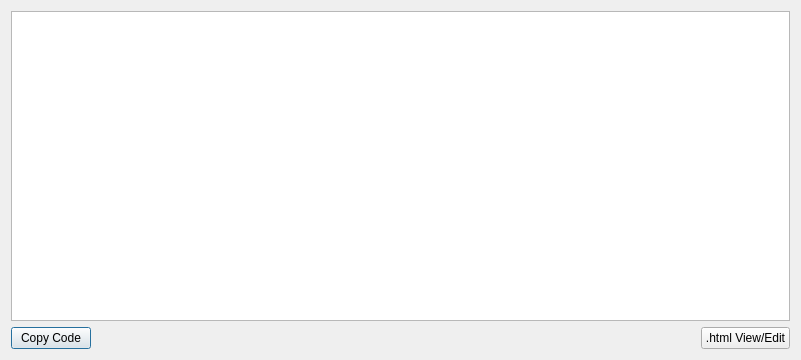
<?xml version="1.0" encoding="UTF-8"?>
<ui version="4.0">
 <class>PersistentHTTP</class>
 <widget class="QDialog" name="PersistentHTTP">
  <property name="geometry">
   <rect>
    <x>0</x>
    <y>0</y>
    <width>801</width>
    <height>360</height>
   </rect>
  </property>
  <property name="sizePolicy">
   <sizepolicy hsizetype="Preferred" vsizetype="Preferred">
    <horstretch>0</horstretch>
    <verstretch>0</verstretch>
   </sizepolicy>
  </property>
  <property name="minimumSize">
   <size>
    <width>0</width>
    <height>100</height>
   </size>
  </property>
  <property name="windowTitle">
   <string>Dialog</string>
  </property>
  <layout class="QVBoxLayout" name="verticalLayout">
   <item>
    <widget class="QTextEdit" name="codeView">
     <property name="acceptDrops">
      <bool>false</bool>
     </property>
     <property name="readOnly">
      <bool>true</bool>
     </property>
    </widget>
   </item>
   <item>
    <layout class="QHBoxLayout" name="horizontalLayout_2">
     <item>
      <widget class="QPushButton" name="copyCodeButton">
       <property name="text">
        <string>Copy Code</string>
       </property>
      </widget>
     </item>
     <item>
      <spacer name="horizontalSpacer">
       <property name="orientation">
        <enum>Qt::Horizontal</enum>
       </property>
       <property name="sizeHint" stdset="0">
        <size>
         <width>40</width>
         <height>20</height>
        </size>
       </property>
      </spacer>
     </item>
     <item>
      <widget class="QPushButton" name="browserViewButton">
       <property name="text">
        <string>.html View/Edit</string>
       </property>
      </widget>
     </item>
    </layout>
   </item>
  </layout>
 </widget>
 <resources/>
 <connections/>
</ui>
